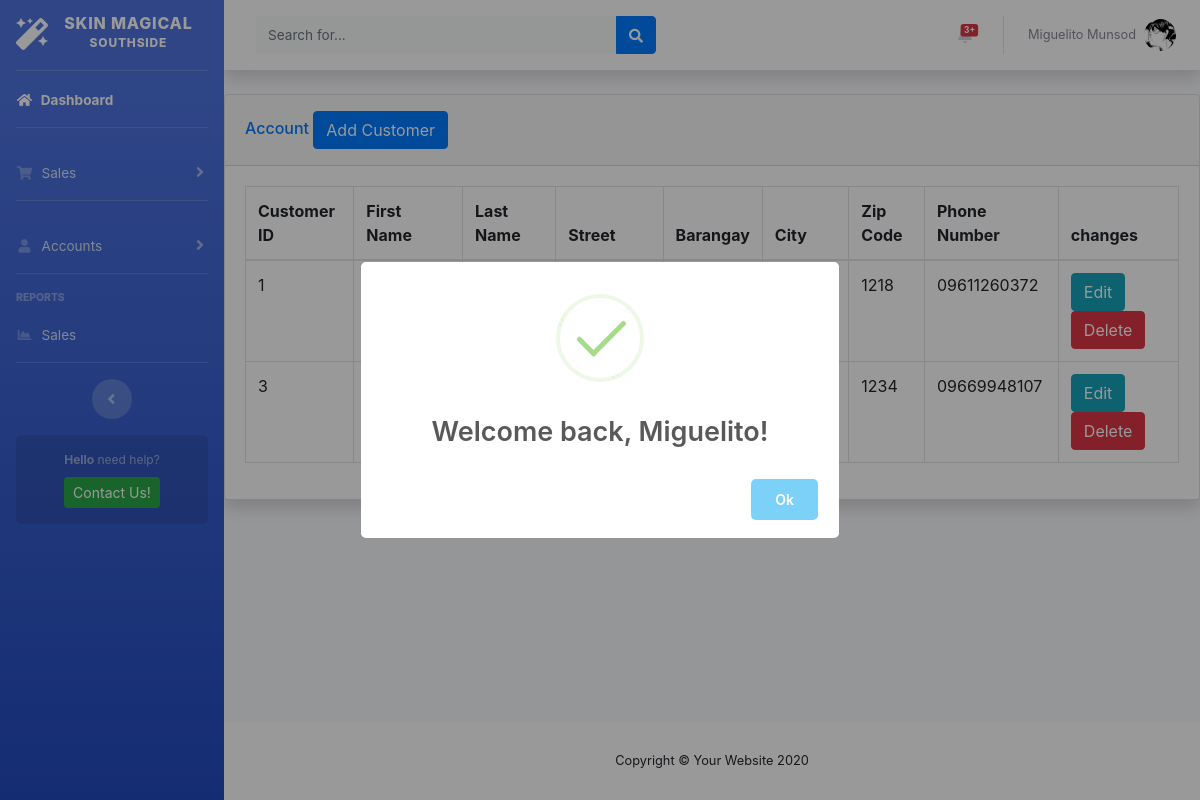
The app's page /pages/accountCustomer.php (signed in) with its own data.
### tables this page shows
CREATE TABLE `customer` (
  `customer_id` int NOT NULL,
  `cust_first_name` varchar(50) NOT NULL,
  `cust_last_name` varchar(50) NOT NULL,
  `cust_street` varchar(50) NOT NULL,
  `cust_barangay` varchar(50) NOT NULL,
  `cust_city` varchar(50) NOT NULL,
  `cust_zip_code` varchar(4) NOT NULL,
  `cust_number` varchar(11) NOT NULL,
  `created_at` datetime NOT NULL DEFAULT CURRENT_TIMESTAMP,
  `updated_at` datetime NOT NULL DEFAULT CURRENT_TIMESTAMP ON UPDATE CURRENT_TIMESTAMP
);

### pages/accountCustomer.php (the view, shortened to what this page needs)
<?php
include '../includes/header.php';
include '../includes/topbar.php';
?>
<div id="content-wrapper" class="d-flex flex-column">
    <div class="contatiner-fluid">
        <div class="card shadow mb-4">
            <div class="card-header py-3">
                <h6 class="m-0 font-weight-bold- text-primary"> Account
                    <button type="button" class="btn btn-primary" data-toggle="modal" data-target="#addCustomer">
                        Add Customer
                    </button>
                </h6>
            </div>
            <div class="card-body">
                <div class="table-responsive">
                    <table class="table table-bordered" id="dataTable" width="100%" cellspacing="0">
                        <thead>
                            <tr>
                                <th>Customer ID</th>
                                <th>First Name</th>
                                <th>Last Name</th>
                                <th>Street</th>
                                <th>Barangay</th>
                                <th>City</th>
                                <th>Zip Code</th>
                                <th>Phone Number</th>
                                <th>changes</th>
                            </tr>
                        </thead>
                        <tbody>
                            <?php
                                $sql = "SELECT * FROM customer";
                                $result = mysqli_query($db, $sql) or die (mysqli_error($db));
                                while ($row = mysqli_fetch_assoc($result)) {
                                    ?>
                                    <tr>
                                        <td><?php echo $row['customer_id'] ?></td>
                                        <td><?php echo $row['cust_first_name'] ?></td>
                                        <td><?php echo $row['cust_last_name'] ?></td>
                                        <td><?php echo $row['cust_street'] ?></td>
                                        <td><?php echo $row['cust_barangay'] ?></td>
                                        <td><?php echo $row['cust_city'] ?></td>
                                        <td><?php echo $row['cust_zip_code'] ?></td>
                                        <td><?php echo $row['cust_number'] ?></td>
                                        <td><button class="btn editbtn btn-info">Edit</button>&nbsp
                                        <button class="btn deletebtn btn-danger">Delete</button></td>
                                    </tr>
                                    <?php
                                }
                            ?>
                        </tbody>
                    </table>
                </div>
            </div>
        </div>
    </div>
</div>
</div>
<?php
    include '../includes/footer.php';
?>

### records on screen
customer: customer_id "1", cust_zip_code "1218", cust_number "09611260372"
customer: customer_id "3", cust_zip_code "1234", cust_number "09669948107"

### other values on screen
$_SESSION['name'] "Miguelito Munsod"
